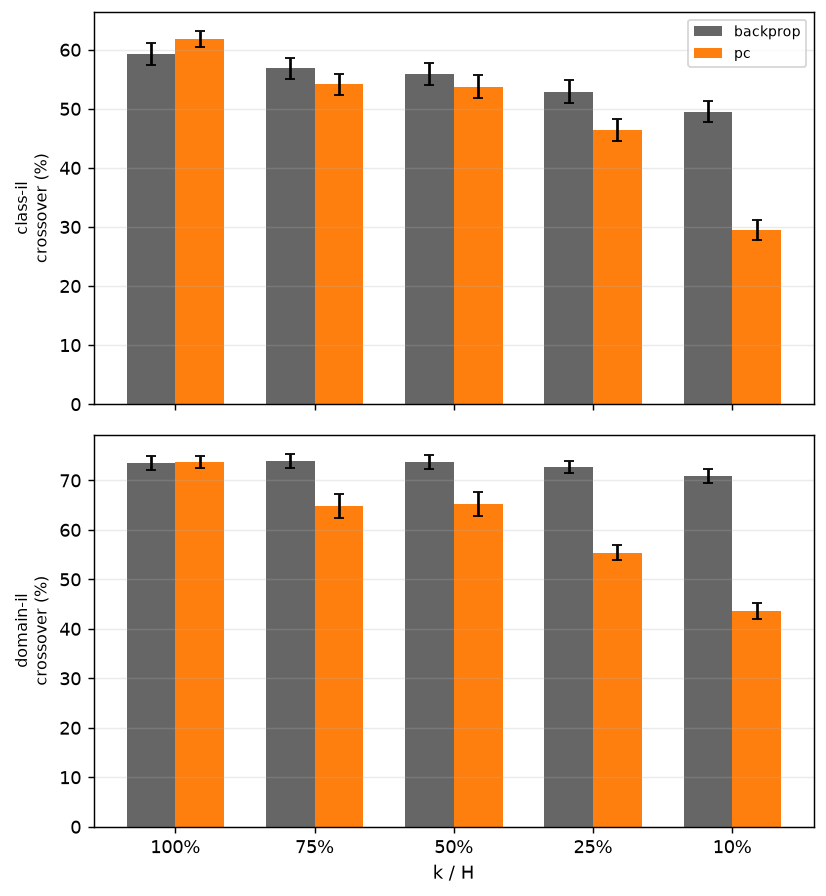

The Python source for this figure:
"""How large should k be for k-WTA lateral competition, and does the answer differ between
backprop and PC?

Report series 2, decade 200 (third of three: 200 EWC, 210 SI, 220 k-WTA, then 230's head-to-head
comparison). backprop_kwta + pc_kwta, both scenarios, matched-competence 90%, 10 seeds. Same
fixed controls as 200/210 -- H=32, lr 0.01 backprop / 0.02 PC, 90% matched competence, crossover
as the metric.

Simpler than 200/210: k is a construction-time parameter of the method itself (which units
transmit is fixed for the whole run, not switched on at a task boundary), so this uses
protocol.run() directly with k passed through **overrides -- no on_task_end hook needed.

k/H = 100% is k-WTA switched off entirely (every unit transmits) and is included for the same
reason lambda=0 is in 200/210: real-data regression check against plain backprop/pc, alongside
being the natural top of the sweep.

One report figure: crossover vs k/H (categorical, grouped bars), both rules, both scenarios.
"""
import sys
import time
from pathlib import Path

ROOT = Path(__file__).resolve().parents[1]
sys.path.insert(0, str(ROOT))

import numpy as np
import matplotlib.pyplot as plt

from src.protocol import PROTOCOL, load, run, replace, figure_path as _figure_path, \
    array_path as _array_path
from src.metrics import metric_grid

SMOKE = "--smoke" in sys.argv
REPLOT = "--replot" in sys.argv


def _tag(f, suffix):
    own = Path(f).resolve() == Path(__file__).resolve()
    return (suffix + "_SMOKE").lstrip("_") if (SMOKE and own) else suffix


def figure_path(f, suffix=""):
    return _figure_path(f, _tag(f, suffix))


def array_path(f, suffix=""):
    return _array_path(f, _tag(f, suffix))


# ---------------------------------------------------------------- settings
K_FRACS = [1.00, 0.75, 0.50, 0.25, 0.10]
METHODS = ["backprop_kwta", "pc_kwta"]
LR = {"backprop_kwta": 0.01, "pc_kwta": 0.02}   # same values as backprop/pc elsewhere in this series
SCENARIOS = ["class_il", "domain_il"]
SEEDS = 10
EVAL_EVERY = 10
MAX_ITERS = 5000
STOP_PATIENCE = 3
THRESHOLD = 0.90
METHOD_COLORS = {"backprop_kwta": "0.4", "pc_kwta": "tab:orange"}
EXP100 = Path(__file__).parent / "100_capacity_vs_width.py"

if SMOKE:
    K_FRACS, SEEDS, EVAL_EVERY, MAX_ITERS = [1.0, 0.5], 2, 5, 200
    print("--smoke: tiny budget, results are NOT meaningful\n")

if Path(_array_path(EXP100)).exists():
    H = int(np.load(_array_path(EXP100))["chosen"])
    print(f"H = {H}, read from exp100")
else:
    H = 32
    print("exp100's array not found -- falling back to H = 32")

K_VALUES = [max(1, round(f * H)) for f in K_FRACS]


def cell_metrics(proto, method, k, data):
    p = replace(proto, stop_threshold=[THRESHOLD, THRESHOLD])
    runs = [run(p, method, seed, data=data, k=k) for seed in range(SEEDS)]
    n_bad = sum(1 for o in runs if not all(o["reached"]))
    if n_bad:
        print(f"  WARNING: {proto.scenario} {method} k={k}: {n_bad}/{SEEDS} seed(s) hit the cap")
    lo = -int(1.2 * np.median([o["switches"][0] for o in runs]))
    hi = int(1.2 * np.median([o["switches"][1] - o["switches"][0] for o in runs]))
    rel_grid = np.arange(lo, hi + EVAL_EVERY, EVAL_EVERY)
    A = np.full((SEEDS, len(rel_grid), 2), np.nan)
    for i, o in enumerate(runs):
        rel = np.asarray(o["steps"]) - o["switches"][0]
        for j, r in enumerate(rel):
            k_ = int(round((r - lo) / EVAL_EVERY))
            if 0 <= k_ < len(rel_grid):
                A[i, k_] = o["curves"]["argmax"][j]
    g = metric_grid(rel_grid, A, 0.0)
    return g["crossover"]


if REPLOT and Path(array_path(__file__)).exists():
    z = np.load(array_path(__file__), allow_pickle=True)
    crossover = {s: {m: z[f"crossover_{s}_{m}"] for m in METHODS} for s in SCENARIOS}
    print(f"--replot: redrawing from {array_path(__file__)}, no training\n")
else:
    base = replace(PROTOCOL, hidden=H, eval_every=EVAL_EVERY, seeds=SEEDS, lr=LR,
                   max_iters_per_task=MAX_ITERS, stop_patience=STOP_PATIENCE)
    data = load(replace(base, scenario="class_il"))
    crossover = {s: {m: np.full((len(K_VALUES), SEEDS), np.nan) for m in METHODS} for s in SCENARIOS}
    t0 = time.perf_counter()

    for scen in SCENARIOS:
        proto = replace(base, scenario=scen)
        for method in METHODS:
            for ki, k in enumerate(K_VALUES):
                cx = cell_metrics(proto, method, k, data)
                crossover[scen][method][ki] = cx
                print(f"  {scen:10s} {method:13s} k={k:3d}/{H} crossover {np.nanmean(cx):5.1f}"
                      f"   [{time.perf_counter()-t0:5.0f}s]")

# ---------------------------------------------------------------- report figure: crossover vs k/H, grouped bars
xpos = np.arange(len(K_VALUES))
width = 0.35
fig, axes = plt.subplots(len(SCENARIOS), 1, figsize=(6.5, 7.0), sharex=True)
for ax, scen in zip(axes, SCENARIOS):
    for i, method in enumerate(METHODS):
        v = crossover[scen][method]
        mean = np.nanmean(v, axis=1)
        n = np.sum(np.isfinite(v), axis=1)
        sem = np.where(n > 1, np.nanstd(v, axis=1, ddof=1) / np.sqrt(np.maximum(n, 1)), np.nan)
        offset = (i - 0.5) * width
        ax.bar(xpos + offset, mean, width=width, yerr=sem, capsize=3,
               color=METHOD_COLORS[method], label=method.replace("_kwta", ""))
    ax.set_xticks(xpos)
    ax.set_ylabel(f"{scen.replace('_', '-')}\ncrossover (%)", fontsize=9)
    ax.grid(alpha=0.25, axis="y")
axes[0].legend(fontsize=8, loc="best")
axes[-1].set_xticklabels([f"{int(f*100)}%" for f in K_FRACS])
axes[-1].set_xlabel("k / H")
fig.tight_layout()
fig.savefig(figure_path(__file__), dpi=130, bbox_inches="tight")
print(f"\nsaved {figure_path(__file__)}")

# ---------------------------------------------------------------- save
np.savez(array_path(__file__), k_values=np.asarray(K_VALUES), k_fracs=np.asarray(K_FRACS), H=H,
         **{f"crossover_{s}_{m}": crossover[s][m] for s in SCENARIOS for m in METHODS})
print(f"saved {array_path(__file__)}")
